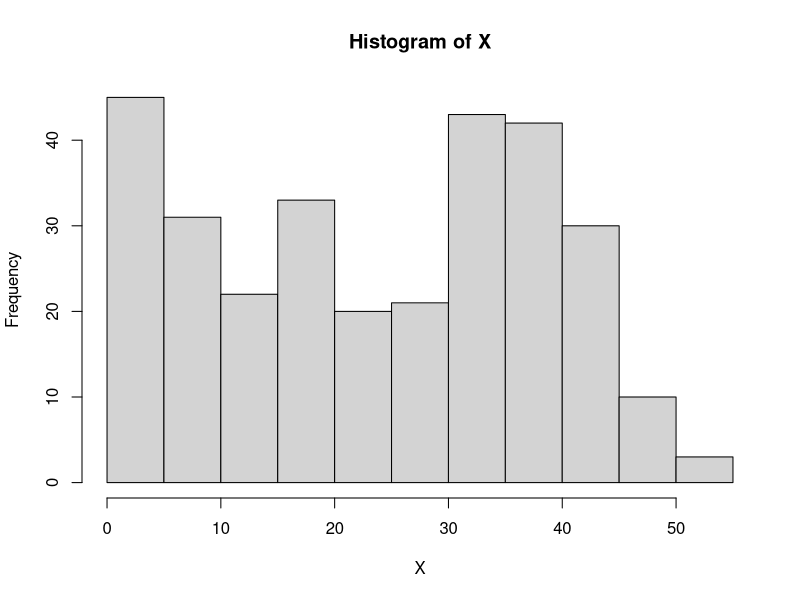
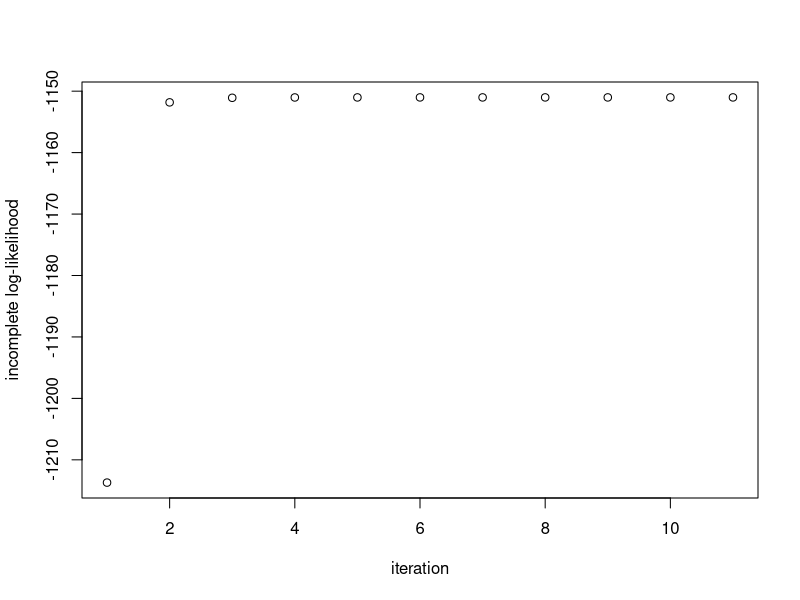
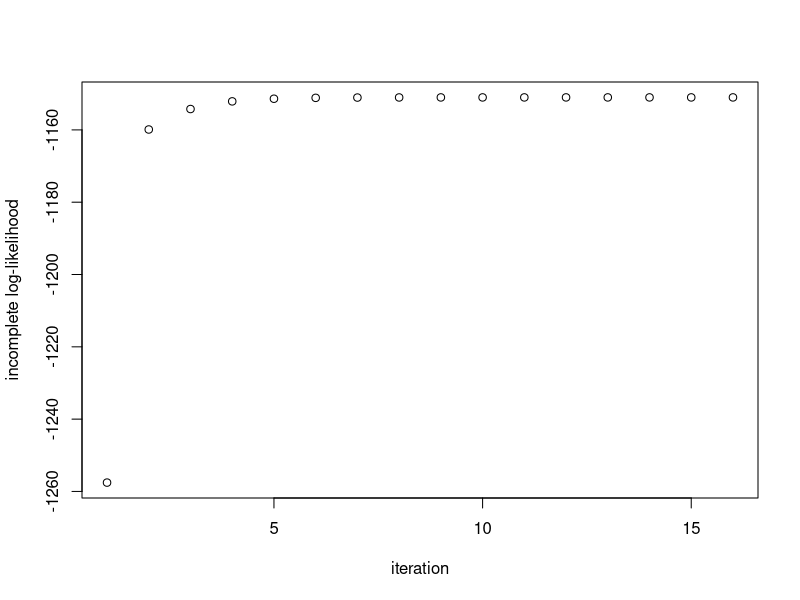
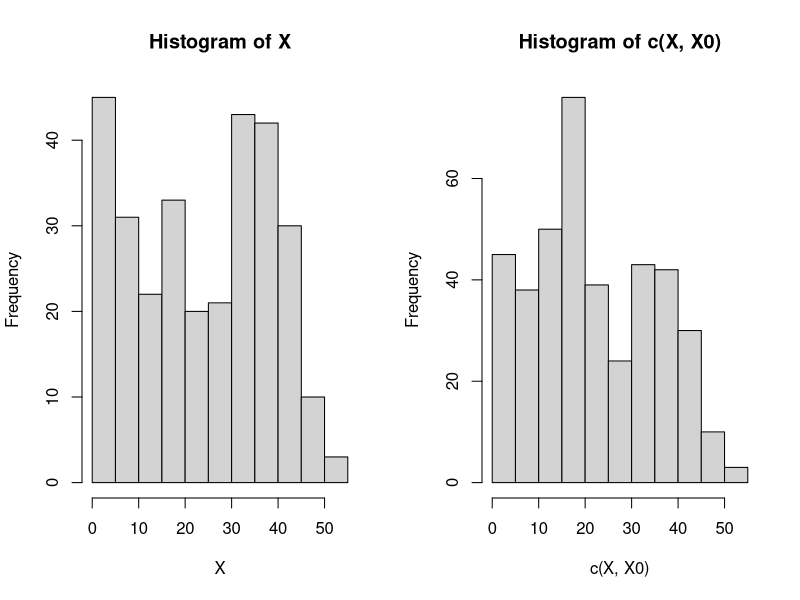
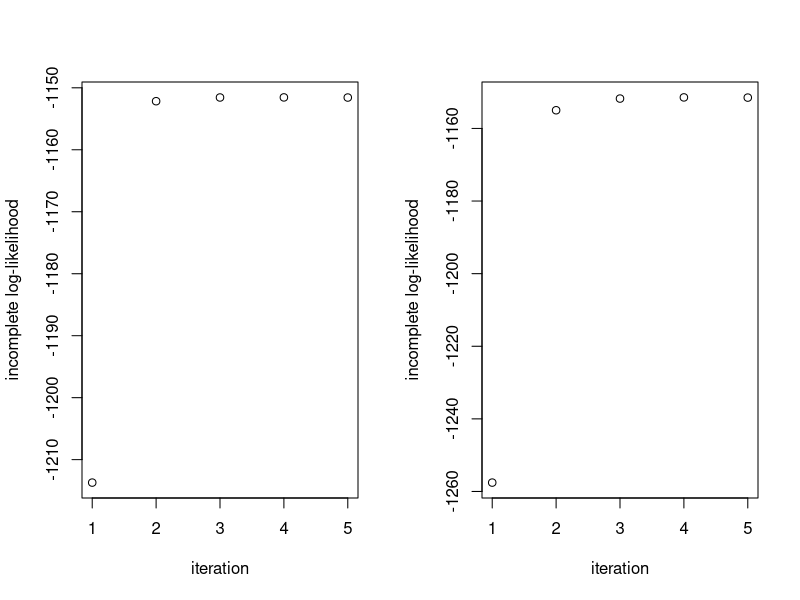

Write R code to recreate these figures, in order.
## ---- chunk 1
knitr::opts_chunk$set(echo = TRUE)
## ---- chunk 2
X = scan(file="assignment3_prob1_2023.txt", what=double())

length(X)

hist(X)
## ---- chunk 3
# w.init : initial value for pi
# lambda.init : initial value for lambda
# epsilon : If the incomplete log-likelihood has changed by less than epsilon, 
# EM will stop.
# max.iter : maximum number of EM-iterations
mixture.EM <- function(X, w.init, lambda.init, epsilon=1e-5, max.iter=100) {
  
  w.curr = w.init
  lambda.curr = lambda.init
  
  # store incomplete log-likehoods for each iteration
  log_liks = c()
  
  # compute incomplete log-likehoods using initial values of parameters. 
  log_liks = c(log_liks, compute.log.lik(X, w.curr, lambda.curr)$ill)
  
  # set the change in incomplete log-likelihood with 1
  delta.ll = 1
  
  # number of iteration
  n.iter = 1
  
  # If the log-likelihood has changed by less than epsilon, EM will stop.   
  while((delta.ll > epsilon) & (n.iter <= max.iter)){
    
    # run EM step
    EM.out = EM.iter(X, w.curr, lambda.curr)
    
    # replace the current value with the new parameter estimate
    w.curr = EM.out$w.new
    lambda.curr = EM.out$lambda.new
    
    # incomplete log-likehoods with new parameter estimate 
    log_liks = c(log_liks, compute.log.lik(X, w.curr, lambda.curr)$ill)
    
    # compute the change in incomplete log-likelihood 
    delta.ll = log_liks[length(log_liks)]  - log_liks[length(log_liks)-1]
    
    # increase the number of iteration 
    n.iter = n.iter + 1
  }
  return(list(w.curr=w.curr, lambda.curr=lambda.curr, log_liks=log_liks))
}
## ---- chunk 4
EM.iter <- function(X, w.curr, lambda.curr) {
  
  # E-step: compute E_{Z|X,\theta_0}[I(Z_i = k)]
  
  # for each sample $X_i$, compute $P(X_i, Z_i=k)$ 
  prob.x.z = compute.prob.x.z(X, w.curr, lambda.curr)$prob.x.z
  
  # compute P(Z_i=k | X_i)
  P_ik = prob.x.z / rowSums(prob.x.z)
  
  # M-step
  w.new = colSums(P_ik)/sum(P_ik)  # sum(P_ik) is equivalent to sample size 
  lambda.new = colSums(P_ik*X)/colSums(P_ik)
  
  return(list(w.new=w.new, lambda.new=lambda.new))
}

## ---- chunk 5
# Compute incomplete log-likehoods
compute.log.lik <- function(X, w.curr, lambda.curr) {
  
  # for each sample $X_i$, compute $P(X_i, Z_i=k)$
  prob.x.z = compute.prob.x.z(X, w.curr, lambda.curr)$prob.x.z
  
  # incomplete log-likehoods
  ill = sum(log(rowSums(prob.x.z)))
  
  return(list(ill=ill))
}

# for each sample $X_i$, compute $P(X_i, Z_i=k)$
compute.prob.x.z <- function(X, w.curr, lambda.curr) {
  
  # for each sample $X_i$, compute $P(X_i, Z_i=k)$. Store these values in the columns of L:
  L = matrix(NA, nrow=length(X), ncol= length(w.curr))
  for(k in seq_len(ncol(L))) {
    L[, k] = dpois(X, lambda=lambda.curr[k])*w.curr[k]
  }
  
  return(list(prob.x.z=L))
}
## ---- chunk 6
EM1 <- mixture.EM(X, w.init=c(0.3,0.3, 0.4), lambda.init=c(3, 20, 35), epsilon=1e-5, max.iter=100)
ee = EM1
print(paste("Estimate pi = (", round(ee$w.curr[1],2), ",",
            round(ee$w.curr[2],2), ",",
            round(ee$w.curr[3],2), ")", sep=""))

print(paste("Estimate lambda = (", round(ee$lambda.curr[1],2), ",",
            round(ee$lambda.curr[2],2), ",",
            round(ee$lambda.curr[3],2), ")", sep=""))

plot(ee$log_liks, ylab='incomplete log-likelihood', xlab='iteration')
## ---- chunk 7
EM2 <- mixture.EM(X, w.init=c(0.1,0.2, 0.7), lambda.init=c(5, 25, 40), epsilon=1e-5, max.iter=100)
ee = EM2
print(paste("Estimate pi = (", round(ee$w.curr[1],2), ",",
            round(ee$w.curr[2],2), ",",
            round(ee$w.curr[3],2), ")", sep=""))

print(paste("Estimate lambda = (", round(ee$lambda.curr[1],2), ",",
            round(ee$lambda.curr[2],2), ",",
            round(ee$lambda.curr[3],2), ")", sep=""))

plot(ee$log_liks, ylab='incomplete log-likelihood', xlab='iteration')
## ---- chunk 8
EM1$log_liks[length(EM1$log_liks)]
EM2$log_liks[length(EM2$log_liks)]
## ---- chunk 9
X = scan(file="assignment3_prob1_2023.txt", what=double())

X0 = scan(file="assignment3_prob2_2023.txt", what=double())

length(X)

length(X0)

par(mfrow=c(1,2))

hist(X)

hist(c(X,X0))
## ---- chunk 10
# w.init : initial value for pi
# lambda.init : initial value for lambda
# epsilon : If the incomplete log-likelihood has changed by less than epsilon, 
# EM will stop.
# max.iter : maximum number of EM-iterations
mixture.EM <- function(X, w.init, lambda.init, epsilon=1e-5, max.iter=100) {
  
  w.curr = w.init
  lambda.curr = lambda.init
  
  # store incomplete log-likehoods for each iteration
  log_liks = c()
  
  # compute incomplete log-likehoods using initial values of parameters. 
  log_liks = c(log_liks, compute.log.lik(X, w.curr, lambda.curr)$ill)
  
  # set the change in incomplete log-likelihood with 1
  delta.ll = 1
  
  # number of iteration
  n.iter = 1
  
  # If the log-likelihood has changed by less than epsilon, EM will stop.   
  while((delta.ll > epsilon) & (n.iter <= max.iter)){
    
    # run EM step
    EM.out = EM.iter(X, w.curr, lambda.curr)
    
    # replace the current value with the new parameter estimate
    w.curr = EM.out$w.new
    lambda.curr = EM.out$lambda.new
    
    # incomplete log-likehoods with new parameter estimate 
    log_liks = c(log_liks, compute.log.lik(X, w.curr, lambda.curr)$ill)
    
    # compute the change in incomplete log-likelihood 
    delta.ll = log_liks[length(log_liks)]  - log_liks[length(log_liks)-1]
    
    # increase the number of iteration 
    n.iter = n.iter + 1
  }
  return(list(w.curr=w.curr, lambda.curr=lambda.curr, log_liks=log_liks))
}
## ---- chunk 11
EM.iter <- function(X, w.curr, lambda.curr) {
  
  # E-step: compute E_{Z|X,\theta_0}[I(Z_i = k)]
  
  # for each sample $X_i$, compute $P(X_i, Z_i=k)$ 
  prob.x.z = compute.prob.x.z(X, w.curr, lambda.curr)$prob.x.z
  
  # compute P(Z_i=k | X_i)
  P_ik = prob.x.z / rowSums(prob.x.z)
  
  # M-step
  w.new = colSums(P_ik)/sum(P_ik)  # sum(P_ik) is equivalent to sample size 
  lambda.new = colSums(P_ik*X)/colSums(P_ik)
  lambda.new[2] = (colSums(P_ik*X)[2] + sum(X0))/(colSums(P_ik)[2] + 100)
  
  #print(paste("lambda.new = (", lambda.new, ")", sep=""))

  
  return(list(w.new=w.new, lambda.new=lambda.new))
}

## ---- chunk 12
# Compute incomplete log-likehoods
compute.log.lik <- function(X, w.curr, lambda.curr) {
  
  # for each sample $X_i$, compute $P(X_i, Z_i=k)$
  prob.x.z = compute.prob.x.z(X, w.curr, lambda.curr)$prob.x.z
  
  # incomplete log-likehoods
  ill = sum(log(rowSums(prob.x.z)))
  
  return(list(ill=ill))
}

# for each sample $X_i$, compute $P(X_i, Z_i=k)$
compute.prob.x.z <- function(X, w.curr, lambda.curr) {
  
  # for each sample $X_i$, compute $P(X_i, Z_i=k)$. Store these values in the columns of L:
  L = matrix(NA, nrow=length(X), ncol= length(w.curr))
  for(k in seq_len(ncol(L))) {
    L[, k] = dpois(X, lambda=lambda.curr[k])*w.curr[k]
  }
  
  return(list(prob.x.z=L))
}
## ---- chunk 13
EM1 <- mixture.EM(X, w.init=c(0.3,0.3, 0.4), lambda.init=c(3, 20, 35), epsilon=1e-5, max.iter=100)
ee = EM1
print(paste("Estimate pi = (", round(ee$w.curr[1],2), ",",
            round(ee$w.curr[2],2), ",",
            round(ee$w.curr[3],2), ")", sep=""))

print(paste("Estimate lambda = (", round(ee$lambda.curr[1],2), ",",
            round(ee$lambda.curr[2],2), ",",
            round(ee$lambda.curr[3],2), ")", sep=""))

plot(ee$log_liks, ylab='incomplete log-likelihood', xlab='iteration')
## ---- chunk 14
EM2 <- mixture.EM(X, w.init=c(0.1,0.2, 0.7), lambda.init=c(5, 25, 40), epsilon=1e-5, max.iter=100)
ee = EM2
print(paste("Estimate pi = (", round(ee$w.curr[1],2), ",",
            round(ee$w.curr[2],2), ",",
            round(ee$w.curr[3],2), ")", sep=""))

print(paste("Estimate lambda = (", round(ee$lambda.curr[1],2), ",",
            round(ee$lambda.curr[2],2), ",",
            round(ee$lambda.curr[3],2), ")", sep=""))

plot(ee$log_liks, ylab='incomplete log-likelihood', xlab='iteration')
## ---- chunk 15
EM1$log_liks[length(EM1$log_liks)]
EM2$log_liks[length(EM2$log_liks)]
